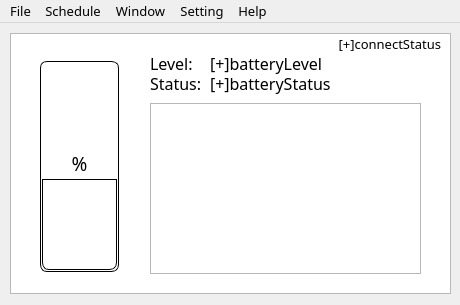
<?xml version="1.0" encoding="UTF-8"?>
<ui version="4.0">
 <class>MainWindow</class>
 <widget class="QMainWindow" name="MainWindow">
  <property name="geometry">
   <rect>
    <x>0</x>
    <y>0</y>
    <width>460</width>
    <height>305</height>
   </rect>
  </property>
  <property name="windowTitle">
   <string>Betterreminder</string>
  </property>
  <property name="toolTip">
   <string/>
  </property>
  <widget class="QWidget" name="centralWidget">
   <widget class="QGraphicsView" name="graphicsView">
    <property name="geometry">
     <rect>
      <x>10</x>
      <y>10</y>
      <width>441</width>
      <height>261</height>
     </rect>
    </property>
   </widget>
   <widget class="QTableView" name="tableView">
    <property name="geometry">
     <rect>
      <x>150</x>
      <y>80</y>
      <width>271</width>
      <height>171</height>
     </rect>
    </property>
    <property name="toolTip">
     <string>Schedule</string>
    </property>
    <property name="layoutDirection">
     <enum>Qt::LeftToRight</enum>
    </property>
    <property name="styleSheet">
     <string notr="true"/>
    </property>
    <property name="lineWidth">
     <number>1</number>
    </property>
    <property name="textElideMode">
     <enum>Qt::ElideLeft</enum>
    </property>
   </widget>
   <widget class="QLabel" name="label_status">
    <property name="geometry">
     <rect>
      <x>150</x>
      <y>50</y>
      <width>51</width>
      <height>21</height>
     </rect>
    </property>
    <property name="minimumSize">
     <size>
      <width>51</width>
      <height>21</height>
     </size>
    </property>
    <property name="font">
     <font>
      <family>微軟正黑體</family>
      <pointsize>12</pointsize>
     </font>
    </property>
    <property name="text">
     <string>Status:</string>
    </property>
    <property name="alignment">
     <set>Qt::AlignLeading|Qt::AlignLeft|Qt::AlignVCenter</set>
    </property>
   </widget>
   <widget class="QLabel" name="label_batteryStatus">
    <property name="geometry">
     <rect>
      <x>210</x>
      <y>50</y>
      <width>131</width>
      <height>21</height>
     </rect>
    </property>
    <property name="minimumSize">
     <size>
      <width>51</width>
      <height>21</height>
     </size>
    </property>
    <property name="font">
     <font>
      <family>微軟正黑體</family>
      <pointsize>12</pointsize>
     </font>
    </property>
    <property name="text">
     <string>[+]batteryStatus</string>
    </property>
    <property name="alignment">
     <set>Qt::AlignLeading|Qt::AlignLeft|Qt::AlignVCenter</set>
    </property>
   </widget>
   <widget class="QLabel" name="label_batteryLevel_2">
    <property name="geometry">
     <rect>
      <x>40</x>
      <y>130</y>
      <width>79</width>
      <height>21</height>
     </rect>
    </property>
    <property name="minimumSize">
     <size>
      <width>51</width>
      <height>20</height>
     </size>
    </property>
    <property name="font">
     <font>
      <family>微軟正黑體</family>
      <pointsize>14</pointsize>
     </font>
    </property>
    <property name="styleSheet">
     <string notr="true"/>
    </property>
    <property name="text">
     <string>%</string>
    </property>
    <property name="alignment">
     <set>Qt::AlignCenter</set>
    </property>
   </widget>
   <widget class="QLabel" name="label_level">
    <property name="geometry">
     <rect>
      <x>150</x>
      <y>30</y>
      <width>51</width>
      <height>21</height>
     </rect>
    </property>
    <property name="minimumSize">
     <size>
      <width>51</width>
      <height>21</height>
     </size>
    </property>
    <property name="font">
     <font>
      <family>微軟正黑體</family>
      <pointsize>12</pointsize>
     </font>
    </property>
    <property name="text">
     <string>Level:</string>
    </property>
    <property name="alignment">
     <set>Qt::AlignLeading|Qt::AlignLeft|Qt::AlignVCenter</set>
    </property>
   </widget>
   <widget class="QLabel" name="label_batteryLevel">
    <property name="geometry">
     <rect>
      <x>210</x>
      <y>30</y>
      <width>121</width>
      <height>21</height>
     </rect>
    </property>
    <property name="minimumSize">
     <size>
      <width>51</width>
      <height>20</height>
     </size>
    </property>
    <property name="font">
     <font>
      <family>微軟正黑體</family>
      <pointsize>12</pointsize>
     </font>
    </property>
    <property name="text">
     <string>[+]batteryLevel</string>
    </property>
    <property name="alignment">
     <set>Qt::AlignLeading|Qt::AlignLeft|Qt::AlignVCenter</set>
    </property>
   </widget>
   <widget class="QProgressBar" name="progressBar">
    <property name="geometry">
     <rect>
      <x>40</x>
      <y>38</y>
      <width>79</width>
      <height>211</height>
     </rect>
    </property>
    <property name="minimumSize">
     <size>
      <width>79</width>
      <height>171</height>
     </size>
    </property>
    <property name="font">
     <font>
      <family>Adobe Arabic</family>
     </font>
    </property>
    <property name="toolTip">
     <string>Battery level</string>
    </property>
    <property name="layoutDirection">
     <enum>Qt::LeftToRight</enum>
    </property>
    <property name="styleSheet">
     <string notr="true">QProgressBar {
border: 1px solid black;
text-align: top;
padding: 1px;
border-top-right-radius: 7px;
border-top-left-radius: 7px;
border-bottom-right-radius: 7px;
border-bottom-left-radius: 7px;
background: QLinearGradient( x1: 0, y1: 0, x2: 1, y2: 0,
stop: 0 #fff,
stop: 0.4999 #eee,
stop: 0.5 #ddd,
stop: 1 #eee );
width: 15px;
}
QProgressBar::chunk {
background: QLinearGradient( x1: 0, y1: 0, x2: 1, y2: 0,
stop: 0 #78d,
stop: 0.4999 #46a,
stop: 0.5 #45a,
stop: 1 #238 );
border-bottom-right-radius: 7px;
border-bottom-left-radius: 7px;
border: 1px solid black;
}

</string>
    </property>
    <property name="value">
     <number>44</number>
    </property>
    <property name="alignment">
     <set>Qt::AlignCenter</set>
    </property>
    <property name="textVisible">
     <bool>false</bool>
    </property>
    <property name="orientation">
     <enum>Qt::Vertical</enum>
    </property>
    <property name="invertedAppearance">
     <bool>false</bool>
    </property>
    <property name="textDirection">
     <enum>QProgressBar::TopToBottom</enum>
    </property>
   </widget>
   <widget class="QLabel" name="label_connectStatus">
    <property name="geometry">
     <rect>
      <x>310</x>
      <y>10</y>
      <width>131</width>
      <height>21</height>
     </rect>
    </property>
    <property name="minimumSize">
     <size>
      <width>51</width>
      <height>21</height>
     </size>
    </property>
    <property name="font">
     <font>
      <family>微軟正黑體</family>
      <pointsize>10</pointsize>
     </font>
    </property>
    <property name="toolTip">
     <string>The connection status to database</string>
    </property>
    <property name="statusTip">
     <string/>
    </property>
    <property name="whatsThis">
     <string/>
    </property>
    <property name="text">
     <string>[+]connectStatus</string>
    </property>
    <property name="alignment">
     <set>Qt::AlignRight|Qt::AlignTrailing|Qt::AlignVCenter</set>
    </property>
   </widget>
   <zorder>graphicsView</zorder>
   <zorder>tableView</zorder>
   <zorder>label_status</zorder>
   <zorder>label_batteryStatus</zorder>
   <zorder>label_level</zorder>
   <zorder>label_batteryLevel</zorder>
   <zorder>progressBar</zorder>
   <zorder>label_connectStatus</zorder>
   <zorder>label_batteryLevel_2</zorder>
  </widget>
  <widget class="QMenuBar" name="menuBar">
   <property name="geometry">
    <rect>
     <x>0</x>
     <y>0</y>
     <width>460</width>
     <height>23</height>
    </rect>
   </property>
   <property name="font">
    <font>
     <family>微軟正黑體</family>
     <pointsize>10</pointsize>
    </font>
   </property>
   <property name="defaultUp">
    <bool>false</bool>
   </property>
   <property name="nativeMenuBar">
    <bool>true</bool>
   </property>
   <widget class="QMenu" name="menuWindow">
    <property name="font">
     <font>
      <family>微軟正黑體</family>
      <pointsize>10</pointsize>
     </font>
    </property>
    <property name="title">
     <string>Window</string>
    </property>
    <addaction name="actionMinimize"/>
   </widget>
   <widget class="QMenu" name="menuSetting">
    <property name="font">
     <font>
      <family>微軟正黑體</family>
      <pointsize>10</pointsize>
     </font>
    </property>
    <property name="title">
     <string>Setting</string>
    </property>
    <widget class="QMenu" name="submenuLanguage">
     <property name="font">
      <font>
       <family>微軟正黑體</family>
       <pointsize>10</pointsize>
      </font>
     </property>
     <property name="title">
      <string>Language</string>
     </property>
     <property name="separatorsCollapsible">
      <bool>false</bool>
     </property>
     <addaction name="action_zhTW"/>
     <addaction name="action_enUS"/>
    </widget>
    <widget class="QMenu" name="menuMinimize_to_2">
     <property name="title">
      <string>Minimize To</string>
     </property>
     <addaction name="actionSystem_tray"/>
     <addaction name="actionTaskbar"/>
    </widget>
    <addaction name="submenuLanguage"/>
    <addaction name="menuMinimize_to_2"/>
   </widget>
   <widget class="QMenu" name="menuHelp">
    <property name="font">
     <font>
      <family>微軟正黑體</family>
      <pointsize>10</pointsize>
     </font>
    </property>
    <property name="title">
     <string>Help</string>
    </property>
    <addaction name="actionAbout_Actions"/>
    <addaction name="actionAction_explaintion"/>
    <addaction name="separator"/>
    <addaction name="actionReference_or_Resource"/>
    <addaction name="actionError_report"/>
    <addaction name="actionAbout"/>
   </widget>
   <widget class="QMenu" name="menuSchedule">
    <property name="font">
     <font>
      <pointsize>10</pointsize>
     </font>
    </property>
    <property name="title">
     <string>Schedule</string>
    </property>
    <addaction name="actionManage"/>
    <addaction name="actionCheck_log"/>
   </widget>
   <widget class="QMenu" name="menuFile">
    <property name="title">
     <string>File</string>
    </property>
    <addaction name="actionQuit"/>
   </widget>
   <addaction name="menuFile"/>
   <addaction name="menuSchedule"/>
   <addaction name="menuWindow"/>
   <addaction name="menuSetting"/>
   <addaction name="menuHelp"/>
  </widget>
  <action name="actionMinimize">
   <property name="text">
    <string>Minimize To System Tray</string>
   </property>
   <property name="font">
    <font>
     <family>微軟正黑體</family>
     <pointsize>10</pointsize>
    </font>
   </property>
  </action>
  <action name="action_enUS">
   <property name="checked">
    <bool>false</bool>
   </property>
   <property name="text">
    <string>English_US</string>
   </property>
   <property name="font">
    <font>
     <family>微軟正黑體</family>
     <pointsize>10</pointsize>
    </font>
   </property>
   <property name="autoRepeat">
    <bool>true</bool>
   </property>
  </action>
  <action name="action_zhTW">
   <property name="enabled">
    <bool>false</bool>
   </property>
   <property name="text">
    <string>繁體中文</string>
   </property>
   <property name="font">
    <font>
     <family>微軟正黑體</family>
     <pointsize>10</pointsize>
    </font>
   </property>
   <property name="autoRepeat">
    <bool>true</bool>
   </property>
  </action>
  <action name="actionManage">
   <property name="text">
    <string>Manage</string>
   </property>
   <property name="font">
    <font>
     <family>微軟正黑體</family>
     <pointsize>10</pointsize>
    </font>
   </property>
   <property name="shortcut">
    <string>Ctrl+M</string>
   </property>
  </action>
  <action name="actionCheck_log">
   <property name="text">
    <string>Check Log</string>
   </property>
   <property name="font">
    <font>
     <family>微軟正黑體</family>
     <pointsize>10</pointsize>
    </font>
   </property>
   <property name="shortcut">
    <string>Ctrl+C</string>
   </property>
  </action>
  <action name="actionQuit">
   <property name="text">
    <string>Quit</string>
   </property>
  </action>
  <action name="actionSystem_tray">
   <property name="text">
    <string>System tray</string>
   </property>
  </action>
  <action name="actionTaskbar">
   <property name="text">
    <string>Taskbar</string>
   </property>
  </action>
  <action name="actionError_report">
   <property name="text">
    <string>Error Report</string>
   </property>
  </action>
  <action name="actionAbout">
   <property name="text">
    <string>About Betterreminder</string>
   </property>
  </action>
  <action name="actionAction_explaintion">
   <property name="text">
    <string>Action Explanation</string>
   </property>
  </action>
  <action name="actionAbout_Actions">
   <property name="text">
    <string>About Actions</string>
   </property>
  </action>
  <action name="actionReference_or_Resource">
   <property name="text">
    <string>Reference or Resource</string>
   </property>
  </action>
 </widget>
 <layoutdefault spacing="6" margin="11"/>
 <resources/>
 <connections/>
</ui>
